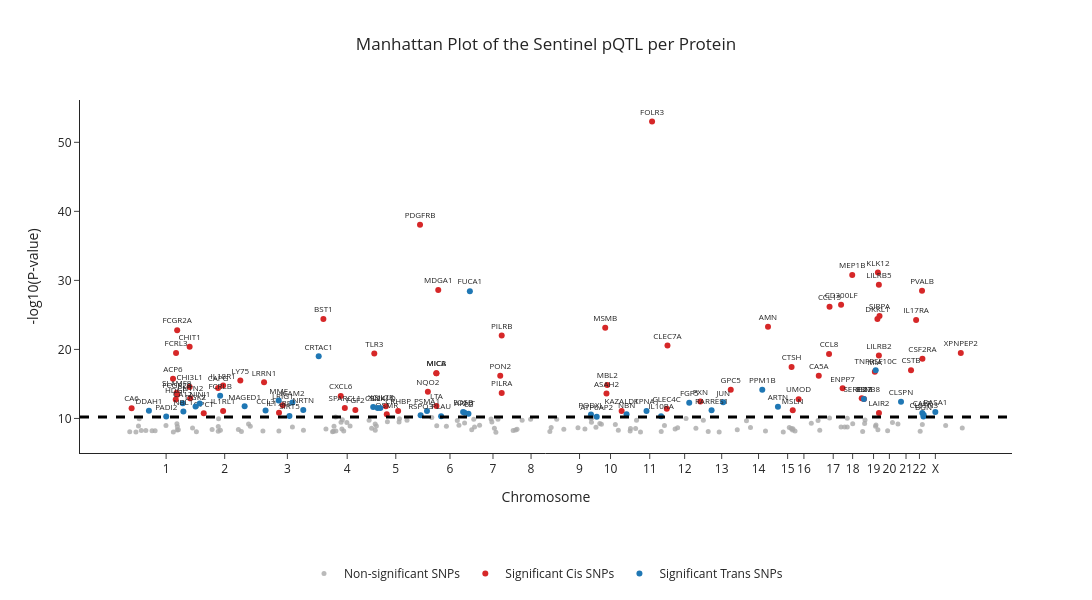
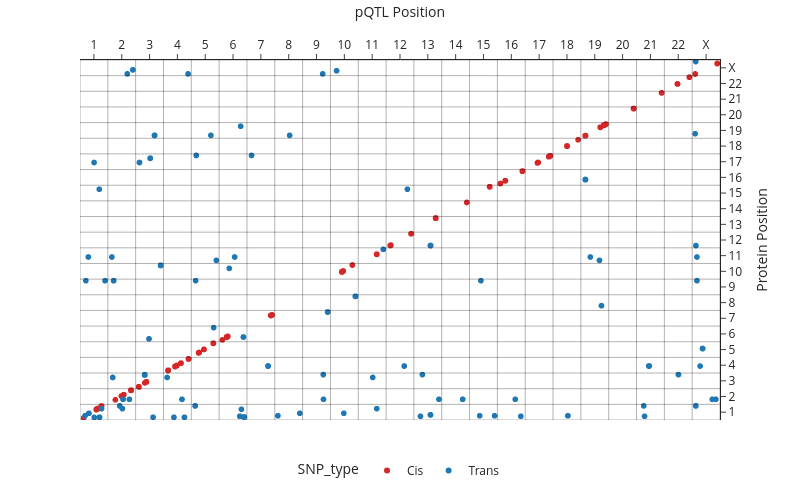

Write notebook code for charts like these, in order.
### Markdown cell above
## Genetic locations

Run the plots and answer the questions. If you need more details because some text is not visible, please check the `pQTL_filtered` dataframe directly.

<div class="alert alert-block alert-danger">
Don't change anything in the code other than the p-value cutoff and the protein to plot in the visits-timeseries plot!
</div>

### Code cell
pvalue_cutoff = 6e-11  # select your p-value cutoff

# DONT CHANGE -------------
manhattan_fig = plot_manhattan(pQTL_anno, pvalue_cutoff)
manhattan_fig.show()
location_fig = plot_location(pQTL_anno, pvalue_cutoff)
location_fig.show()
#--------------------------

### Figure 1 — Plotly figure (JSON) as saved in the notebook; plotly's stock layout.template omitted (floating-point values rounded to 4 significant figures; data arrays with more than 128 entries replaced by an {"elided": "..."} marker saying what was removed)
{"data": [{"hoverinfo": "skip", "marker": {"color": "#A9A9A9", "opacity": 0.8, "size": 5}, "mode": "markers", "name": "Non-significant SNPs", "text": {"elided": "130 str values"}, "type": "scatter", "x": {"elided": "130 int values"}, "y": {"elided": "130 float values"}}, {"hoverinfo": "skip", "marker": {"color": "#d62728", "size": 6}, "mode": "markers+text", "name": "Significant Cis SNPs", "text": ["CA6", "ACP6", "HDGF", "FCRL3", "SLAMF8", "FCGR2A", "FCGR2B", "CHI3L1", "CHIT1", "CNTN2", "QPCT", "CAPG", "IL1RL1", "IL18R1", "LY75", "LRRN1", "IL17RB", "LRIG1", "BST1", "CXCL6", "SPARCL1", "FGF2", "TLR3", "IL7R", "OSMR", "CRHBP", "PDGFRB", "NQO2", "MICA", "MICB", "LTA", "MDGA1", "PON2", "PILRB", "PILRA", "MSMB", "ASAH2", "MBL2", "KAZALD1", "FOLR3", "CLEC4C", "CLEC7A", "PXN", "GPC5", "AMN", "CTSH", "MSLN", "UMOD", "CA5A", "CCL8", "CCL15", "CD300LF", "ENPP7", "MEP1B", "SERPINB8", "EBI3", "MIA", "DKKL1", "KLK12", "LILRB5", "LILRB2", "LAIR2", "SIRPA", "CSTB", "IL17RA", "PVALB", "CSF2RA", "XPNPEP2"], "textfont": {"size": 8}, "textposition": "top center", "type": "scatter", "x": [8974539, 147652507, 156718360, 157699203, 159830120, 161510859, 161671594, 203186754, 203217822, 205043070, 250386852, 298398215, 315324196, 315375235, 372899325, 452287947, 502364044, 514906072, 650914688, 709033406, 722698832, 757965424, 821280531, 860072728, 863059896, 901133067, 974344159, 1000660811, 1029067525, 1029067525, 1029230055, 1035352923, 1242856454, 1247788431, 1247788431, 1594220479, 1598404501, 1600951232, 1649238688, 1750968257, 1800254053, 1802619145, 1912731834, 2014418054, 2139074437, 2218025825, 2221942429, 2241533858, 2309057221, 2343377746, 2345058105, 2383736057, 2388779948, 2420997943, 2452767177, 2460142413, 2496660948, 2505294079, 2506937896, 2510161520, 2510185086, 2510443463, 2512357284, 2617796268, 2634901961, 2654658729, 2655962704, 2784384656], "y": [11.48, 15.76, 12.76, 19.49, 13.74, 22.78, 13.42, 14.55, 20.39, 12.94, 10.75, 14.4, 11.07, 14.78, 15.49, 15.23, 10.83, 11.91, 24.39, 13.26, 11.52, 11.24, 19.43, 11.76, 10.61, 11.09, 38.08, 13.88, 16.55, 16.55, 11.81, 28.61, 16.19, 22.02, 13.67, 23.15, 13.61, 14.84, 11.07, 53.03, 11.41, 20.55, 12.45, 14.16, 23.29, 17.44, 11.18, 12.79, 16.2, 19.34, 26.18, 26.47, 14.37, 30.79, 12.92, 12.82, 16.75, 24.4, 31.16, 29.36, 19.13, 10.79, 24.85, 17.0, 24.27, 28.51, 18.64, 19.5]}, {"hoverinfo": "skip", "marker": {"color": "#1f77b4", "size": 6}, "mode": "markers+text", "name": "Significant Trans SNPs", "text": ["DDAH1", "PADI2", "CA12", "NBL1", "DGKZ", "NINJ1", "FCRLB", "MAGED1", "CCL3", "MME", "SIRT5", "ICAM2", "NRTN", "CRTAC1", "XG", "IL24", "CSNK1D", "RSPO3", "PSMA1", "PLAU", "FOSB", "ARNT", "C2", "FUCA1", "PODXL", "ATP6AP2", "NBN", "KPNA1", "IL10RA", "FGF5", "RARRES1", "JUN", "PPM1B", "ARTN", "IL27", "TNFRSF10C", "CLSPN", "CALR", "BGN", "CLSTN3", "RASA1"], "textfont": {"size": 8}, "textposition": "top center", "type": "scatter", "x": [66892999, 124847153, 180148914, 182285857, 223053318, 237025292, 305321561, 387339186, 457364550, 501340375, 537250424, 547234502, 583581783, 635197611, 817557752, 832541674, 841489348, 976378895, 997657075, 1044955359, 1118539919, 1123521138, 1136417729, 1141161042, 1546554512, 1565796457, 1665662932, 1732463982, 1781171525, 1875420787, 1950225545, 1989035780, 2119944225, 2172320717, 2460142413, 2499554970, 2584290068, 2655618689, 2659309410, 2660329242, 2699182291], "y": [11.13, 10.29, 12.19, 11.0, 11.72, 12.15, 13.28, 11.77, 11.16, 12.59, 10.37, 12.31, 11.23, 19.0, 11.65, 11.52, 11.53, 10.45, 11.07, 10.33, 10.94, 10.83, 10.69, 28.44, 10.58, 10.23, 10.6, 11.09, 10.32, 12.26, 11.18, 12.34, 14.15, 11.68, 12.82, 16.98, 12.41, 10.79, 10.27, 10.52, 10.93]}], "layout": {"height": 600, "legend": {"orientation": "h", "x": 0.5, "xanchor": "center", "y": -0.3, "yanchor": "top"}, "shapes": [{"line": {"color": "black", "dash": "dash", "width": 3}, "opacity": 1, "type": "line", "x0": 0, "x1": 1, "xref": "x domain", "y0": 10.22, "y1": 10.22, "yref": "y"}], "title": {"text": "Manhattan Plot of the Sentinel pQTL per Protein", "x": 0.5, "xanchor": "center"}, "width": 1200, "xaxis": {"tickangle": 0, "tickmode": "array", "ticktext": ["1", "2", "3", "4", "5", "6", "7", "8", "9", "10", "11", "12", "13", "14", "15", "16", "17", "18", "19", "20", "21", "22", "X"], "tickvals": [124500000.0, 320600000.0, 530400000.0, 730600000.0, 893200000.0, 1075000000.0, 1219000000.0, 1346000000.0, 1508000000.0, 1612000000.0, 1743000000.0, 1860000000.0, 1984000000.0, 2107000000.0, 2205000000.0, 2259000000.0, 2357000000.0, 2422000000.0, 2492000000.0, 2545000000.0, 2601000000.0, 2646000000.0, 2699000000.0], "title": {"text": "Chromosome"}}, "yaxis": {"title": {"text": "-log10(P-value)"}}}}

### Figure 2 — Plotly figure (JSON) as saved in the notebook; plotly's stock layout.template omitted (floating-point values rounded to 4 significant figures; data arrays with more than 128 entries replaced by an {"elided": "..."} marker saying what was removed)
{"data": [{"hoverinfo": "skip", "legendgroup": "Cis", "marker": {"color": "#d62728", "symbol": "circle"}, "mode": "markers", "name": "Cis", "showlegend": true, "type": "scattergl", "x": {"elided": "2596 float values"}, "xaxis": "x", "y": {"elided": "2596 float values"}, "yaxis": "y"}, {"hoverinfo": "skip", "legendgroup": "Trans", "marker": {"color": "#1f77b4", "symbol": "circle"}, "mode": "markers", "name": "Trans", "showlegend": true, "type": "scattergl", "x": {"elided": "651 float values"}, "xaxis": "x", "y": {"elided": "651 float values"}, "yaxis": "y"}], "layout": {"height": 500, "legend": {"orientation": "h", "title": {"text": "SNP_type"}, "tracegroupgap": 0, "x": 0.5, "xanchor": "center", "y": -0.1, "yanchor": "top"}, "margin": {"t": 60}, "shapes": [{"line": {"color": "black", "width": 1}, "type": "line", "x0": 0, "x1": 0, "xref": "x", "y0": 0, "y1": 1, "yref": "y domain"}, {"line": {"color": "black", "width": 1}, "type": "line", "x0": 1, "x1": 1, "xref": "x", "y0": 0, "y1": 1, "yref": "y domain"}, {"line": {"color": "black", "width": 1}, "type": "line", "x0": 2, "x1": 2, "xref": "x", "y0": 0, "y1": 1, "yref": "y domain"}, {"line": {"color": "black", "width": 1}, "type": "line", "x0": 3, "x1": 3, "xref": "x", "y0": 0, "y1": 1, "yref": "y domain"}, {"line": {"color": "black", "width": 1}, "type": "line", "x0": 4, "x1": 4, "xref": "x", "y0": 0, "y1": 1, "yref": "y domain"}, {"line": {"color": "black", "width": 1}, "type": "line", "x0": 5, "x1": 5, "xref": "x", "y0": 0, "y1": 1, "yref": "y domain"}, {"line": {"color": "black", "width": 1}, "type": "line", "x0": 6, "x1": 6, "xref": "x", "y0": 0, "y1": 1, "yref": "y domain"}, {"line": {"color": "black", "width": 1}, "type": "line", "x0": 7, "x1": 7, "xref": "x", "y0": 0, "y1": 1, "yref": "y domain"}, {"line": {"color": "black", "width": 1}, "type": "line", "x0": 8, "x1": 8, "xref": "x", "y0": 0, "y1": 1, "yref": "y domain"}, {"line": {"color": "black", "width": 1}, "type": "line", "x0": 9, "x1": 9, "xref": "x", "y0": 0, "y1": 1, "yref": "y domain"}, {"line": {"color": "black", "width": 1}, "type": "line", "x0": 10, "x1": 10, "xref": "x", "y0": 0, "y1": 1, "yref": "y domain"}, {"line": {"color": "black", "width": 1}, "type": "line", "x0": 11, "x1": 11, "xref": "x", "y0": 0, "y1": 1, "yref": "y domain"}, {"line": {"color": "black", "width": 1}, "type": "line", "x0": 12, "x1": 12, "xref": "x", "y0": 0, "y1": 1, "yref": "y domain"}, {"line": {"color": "black", "width": 1}, "type": "line", "x0": 13, "x1": 13, "xref": "x", "y0": 0, "y1": 1, "yref": "y domain"}, {"line": {"color": "black", "width": 1}, "type": "line", "x0": 14, "x1": 14, "xref": "x", "y0": 0, "y1": 1, "yref": "y domain"}, {"line": {"color": "black", "width": 1}, "type": "line", "x0": 15, "x1": 15, "xref": "x", "y0": 0, "y1": 1, "yref": "y domain"}, {"line": {"color": "black", "width": 1}, "type": "line", "x0": 16, "x1": 16, "xref": "x", "y0": 0, "y1": 1, "yref": "y domain"}, {"line": {"color": "black", "width": 1}, "type": "line", "x0": 17, "x1": 17, "xref": "x", "y0": 0, "y1": 1, "yref": "y domain"}, {"line": {"color": "black", "width": 1}, "type": "line", "x0": 18, "x1": 18, "xref": "x", "y0": 0, "y1": 1, "yref": "y domain"}, {"line": {"color": "black", "width": 1}, "type": "line", "x0": 19, "x1": 19, "xref": "x", "y0": 0, "y1": 1, "yref": "y domain"}, {"line": {"color": "black", "width": 1}, "type": "line", "x0": 20, "x1": 20, "xref": "x", "y0": 0, "y1": 1, "yref": "y domain"}, {"line": {"color": "black", "width": 1}, "type": "line", "x0": 21, "x1": 21, "xref": "x", "y0": 0, "y1": 1, "yref": "y domain"}, {"line": {"color": "black", "width": 1}, "type": "line", "x0": 22, "x1": 22, "xref": "x", "y0": 0, "y1": 1, "yref": "y domain"}, {"line": {"color": "black", "width": 1}, "type": "line", "x0": 0, "x1": 1, "xref": "x domain", "y0": 22, "y1": 22, "yref": "y"}, {"line": {"color": "black", "width": 1}, "type": "line", "x0": 0, "x1": 1, "xref": "x domain", "y0": 21, "y1": 21, "yref": "y"}, {"line": {"color": "black", "width": 1}, "type": "line", "x0": 0, "x1": 1, "xref": "x domain", "y0": 20, "y1": 20, "yref": "y"}, {"line": {"color": "black", "width": 1}, "type": "line", "x0": 0, "x1": 1, "xref": "x domain", "y0": 19, "y1": 19, "yref": "y"}, {"line": {"color": "black", "width": 1}, "type": "line", "x0": 0, "x1": 1, "xref": "x domain", "y0": 18, "y1": 18, "yref": "y"}, {"line": {"color": "black", "width": 1}, "type": "line", "x0": 0, "x1": 1, "xref": "x domain", "y0": 17, "y1": 17, "yref": "y"}, {"line": {"color": "black", "width": 1}, "type": "line", "x0": 0, "x1": 1, "xref": "x domain", "y0": 16, "y1": 16, "yref": "y"}, {"line": {"color": "black", "width": 1}, "type": "line", "x0": 0, "x1": 1, "xref": "x domain", "y0": 15, "y1": 15, "yref": "y"}, {"line": {"color": "black", "width": 1}, "type": "line", "x0": 0, "x1": 1, "xref": "x domain", "y0": 14, "y1": 14, "yref": "y"}, {"line": {"color": "black", "width": 1}, "type": "line", "x0": 0, "x1": 1, "xref": "x domain", "y0": 13, "y1": 13, "yref": "y"}, {"line": {"color": "black", "width": 1}, "type": "line", "x0": 0, "x1": 1, "xref": "x domain", "y0": 12, "y1": 12, "yref": "y"}, {"line": {"color": "black", "width": 1}, "type": "line", "x0": 0, "x1": 1, "xref": "x domain", "y0": 11, "y1": 11, "yref": "y"}, {"line": {"color": "black", "width": 1}, "type": "line", "x0": 0, "x1": 1, "xref": "x domain", "y0": 10, "y1": 10, "yref": "y"}, {"line": {"color": "black", "width": 1}, "type": "line", "x0": 0, "x1": 1, "xref": "x domain", "y0": 9, "y1": 9, "yref": "y"}, {"line": {"color": "black", "width": 1}, "type": "line", "x0": 0, "x1": 1, "xref": "x domain", "y0": 8, "y1": 8, "yref": "y"}, {"line": {"color": "black", "width": 1}, "type": "line", "x0": 0, "x1": 1, "xref": "x domain", "y0": 7, "y1": 7, "yref": "y"}, {"line": {"color": "black", "width": 1}, "type": "line", "x0": 0, "x1": 1, "xref": "x domain", "y0": 6, "y1": 6, "yref": "y"}, {"line": {"color": "black", "width": 1}, "type": "line", "x0": 0, "x1": 1, "xref": "x domain", "y0": 5, "y1": 5, "yref": "y"}, {"line": {"color": "black", "width": 1}, "type": "line", "x0": 0, "x1": 1, "xref": "x domain", "y0": 4, "y1": 4, "yref": "y"}, {"line": {"color": "black", "width": 1}, "type": "line", "x0": 0, "x1": 1, "xref": "x domain", "y0": 3, "y1": 3, "yref": "y"}, {"line": {"color": "black", "width": 1}, "type": "line", "x0": 0, "x1": 1, "xref": "x domain", "y0": 2, "y1": 2, "yref": "y"}, {"line": {"color": "black", "width": 1}, "type": "line", "x0": 0, "x1": 1, "xref": "x domain", "y0": 1, "y1": 1, "yref": "y"}, {"line": {"color": "black", "width": 1}, "type": "line", "x0": 0, "x1": 1, "xref": "x domain", "y0": 0, "y1": 0, "yref": "y"}, {"line": {"color": "black", "width": 1}, "type": "line", "x0": 23, "x1": 23, "xref": "x", "y0": 0, "y1": 1, "yref": "y domain"}, {"line": {"color": "black", "width": 1}, "type": "line", "x0": 0, "x1": 1, "xref": "x domain", "y0": 23, "y1": 23, "yref": "y"}], "width": 800, "xaxis": {"anchor": "y", "domain": [0, 1], "range": [0, 23], "side": "top", "tickmode": "array", "ticktext": ["1", "2", "3", "4", "5", "6", "7", "8", "9", "10", "11", "12", "13", "14", "15", "16", "17", "18", "19", "20", "21", "22", "X"], "tickvals": [0.5, 1.5, 2.5, 3.5, 4.5, 5.5, 6.5, 7.5, 8.5, 9.5, 10.5, 11.5, 12.5, 13.5, 14.5, 15.5, 16.5, 17.5, 18.5, 19.5, 20.5, 21.5, 22.5], "title": {"text": "pQTL Position"}}, "yaxis": {"anchor": "x", "domain": [0, 1], "range": [0, 23], "side": "right", "tickmode": "array", "ticktext": ["X", "22", "21", "20", "19", "18", "17", "16", "15", "14", "13", "12", "11", "10", "9", "8", "7", "6", "5", "4", "3", "2", "1"], "tickvals": [22.5, 21.5, 20.5, 19.5, 18.5, 17.5, 16.5, 15.5, 14.5, 13.5, 12.5, 11.5, 10.5, 9.5, 8.5, 7.5, 6.5, 5.5, 4.5, 3.5, 2.5, 1.5, 0.5], "title": {"text": "Protein Position"}}}}
